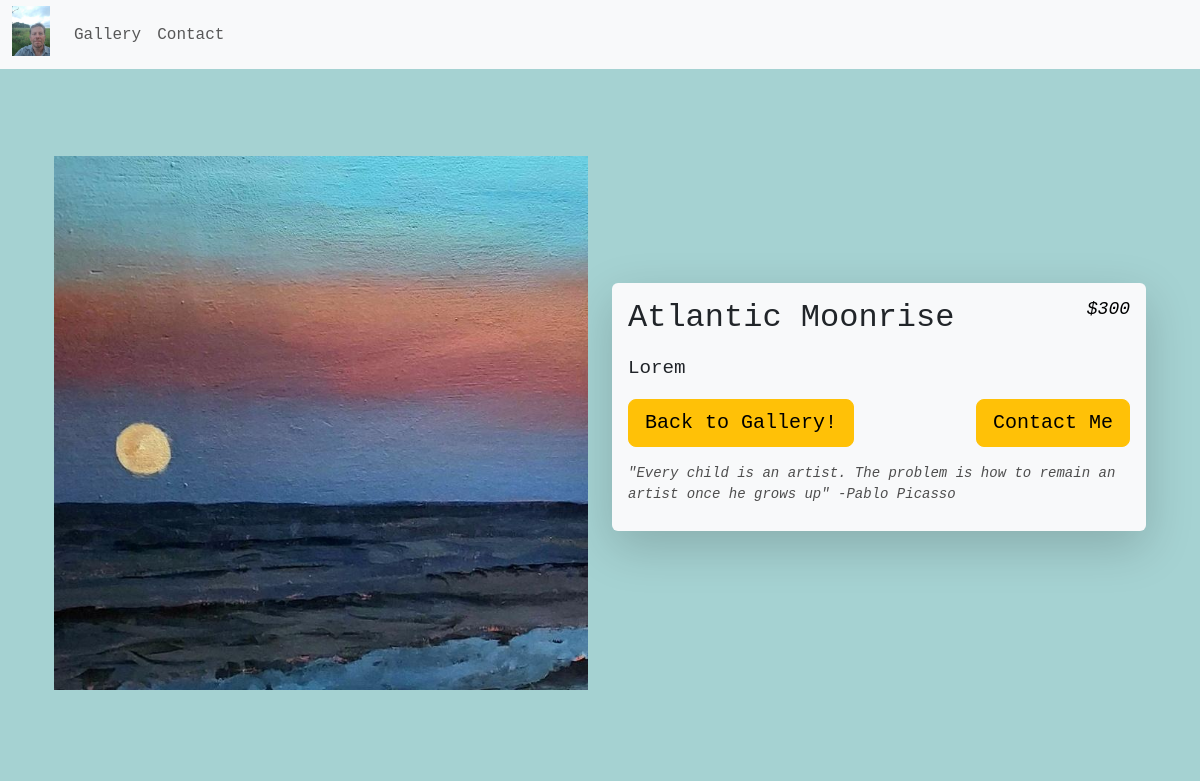
The app's page /gallery/Atlantic Moonrise/ with its own data.
### jimTheArtist/models.py (models this page shows, shortened)
class Painting(models.Model):
    title = models.CharField(max_length=100)
    description = models.TextField()
    price = models.IntegerField()
    image = models.ImageField(upload_to='paintings/')

### jimTheArtist/views.py (the view)
# urls.py: path('gallery/<str:painting_name>/', views.painting, name='painting'),
def painting(request, painting_name):
    painting = get_object_or_404(Painting, title=painting_name)
    return render(request, 'painting.html', {'painting': painting, 'quote': random.choice(quotes)})

### jimTheArtist/templates/painting.html (shortened to what this page needs)
{% extends 'base.html' %}
{% block content %}
<div class="container">
    <div class="row">
        <div class="col-md-6">
            <span class="d-block mb-3"><img class="full-screen-image w-100 painting_img" src="{{ painting.image.url }}"></span>
        </div>
        <div class="col-md-6 d-flex flex-column justify-content-center">
            <div class="shadow-lg p-3 mb-5 bg-body-tertiary rounded">
              <div class="mb-3">
                <h1 class="h2 mb-2 painting_title">{{ painting.title }} <span class="price-text h5"> ${{ painting.price }}</span></h1>
                <p class="small painting-text">{{ painting.description }}</p>
              </div>
              <div class="d-flex justify-content-between mb-3">
                <a href="{% url 'gallery' %}" class="btn btn-warning btn-lg mr-3">Back to Gallery!</a>
                <a href="{% url 'contact' %}" class="btn btn-warning btn-lg">Contact Me</a>
              </div>
              <p class="small mb-0 quote-text">{{ quote }}</p>
            </div>
          </div>
    </div>
</div>
{% endblock %}

### jimTheArtist/static/css/style.css (style rules this page uses)
body { background-color: rgba(141, 198, 198, 0.79); font-family:'Courier New', Courier, monospace; }
* { box-sizing: border-box; }

### jimTheArtist/static/css/painting.css (style rules this page uses)
.full-screen-image { height: calc(100vh - 140px); padding: 10px 0; width: auto; object-fit: scale-down; display: block; }
.col-md-6.d-flex { align-items: center; }
.price-text { font-size: 18px; font-style: italic; float: right; color: black; }
.painting-text { font-size: larger; }
.quote-text { font-style: italic; color: rgb(78, 78, 78); padding-bottom: 10px; }

### records on screen
Painting: image (picture), title "Atlantic Moonrise", price "300", description "Lorem"
